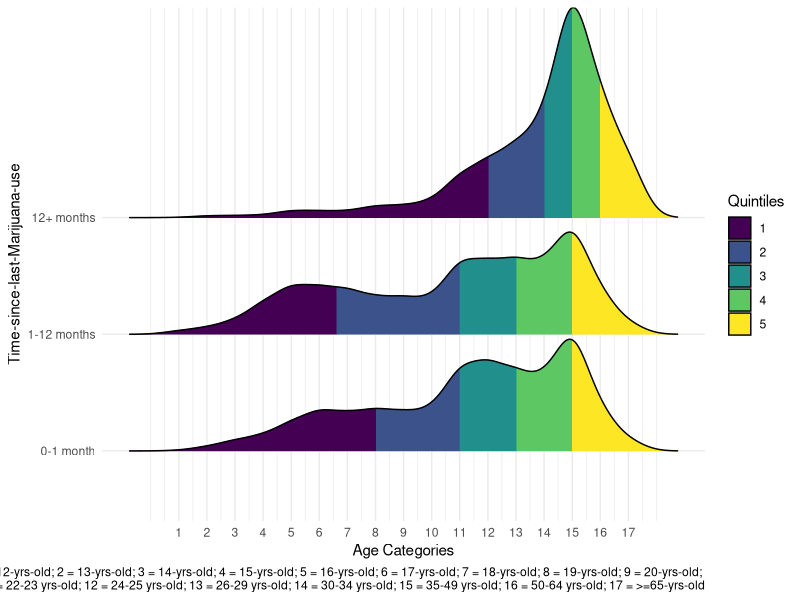
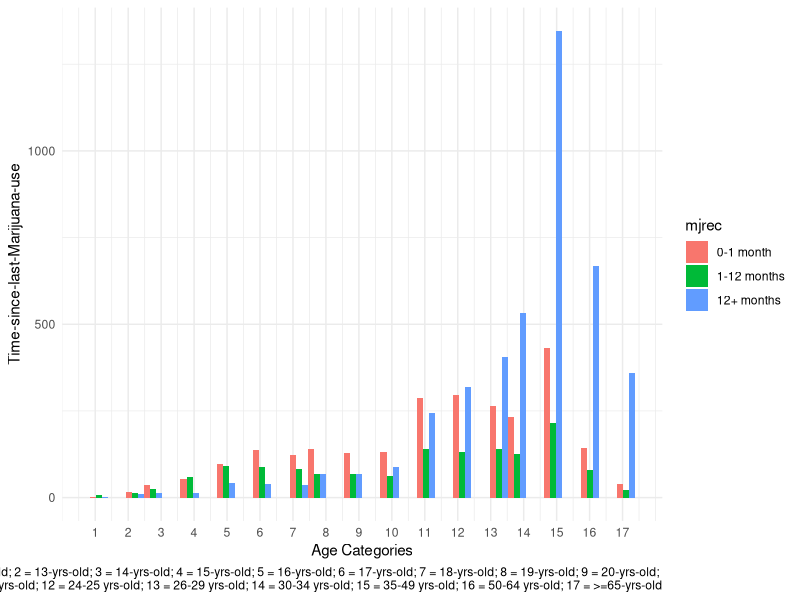

Recreate these plots in R, in order. (Note: this script raises an error after producing the figures.)
## ---- chunk 1
library(tidyverse)
library(ggplot2)
library(ggridges)
## ---- chunk 2
nsduh_df = read_csv("data/nsduh_19.csv")

mari_df = nsduh_df %>%
  filter(mjrec == c("1", "2", "3")) %>%
  mutate(mjrec = recode(mjrec, "1" = "0-1 month",
                        "2" = "1-12 months",
                        "3" = "12+ months")) %>%
  group_by(mjrec)
## ---- chunk 3
mari_df %>% 
  ggplot(aes(x = age2, y = mjrec, fill = factor(stat(quantile)))) + 
  stat_density_ridges(geom = "density_ridges_gradient", calc_ecdf = TRUE, quantiles = 5, alpha = 0.5) +
  scale_fill_viridis_d(name = "Quintiles") + 
  theme_ridges() +
  labs(x = "Age Categories",
       y = "Time-since-last-Marijuana-use",
       caption = "In Age categories: 1 = 12-yrs-old; 2 = 13-yrs-old; 3 = 14-yrs-old; 4 = 15-yrs-old; 5 = 16-yrs-old; 6 = 17-yrs-old; 7 = 18-yrs-old; 8 = 19-yrs-old; 9 = 20-yrs-old; \n10 = 21-yrs-old; 11 = 22-23 yrs-old; 12 = 24-25 yrs-old; 13 = 26-29 yrs-old; 14 = 30-34 yrs-old; 15 = 35-49 yrs-old; 16 = 50-64 yrs-old; 17 = >=65-yrs-old") +
  scale_x_continuous(breaks = c(1,2,3,4,5,6,7,8,9,10,11,12,13,14,15,16,17))+
  theme_minimal()
## ---- chunk 4
mari_df %>% 
  ggplot(aes(x = age2, fill = mjrec)) +
  geom_histogram(position = "dodge") +
  labs(x = "Age Categories",
       y = "Time-since-last-Marijuana-use",
       caption = "In Age categories: 1 = 12-yrs-old; 2 = 13-yrs-old; 3 = 14-yrs-old; 4 = 15-yrs-old; 5 = 16-yrs-old; 6 = 17-yrs-old; 7 = 18-yrs-old; 8 = 19-yrs-old; 9 = 20-yrs-old; \n10 = 21-yrs-old; 11 = 22-23 yrs-old; 12 = 24-25 yrs-old; 13 = 26-29 yrs-old; 14 = 30-34 yrs-old; 15 = 35-49 yrs-old; 16 = 50-64 yrs-old; 17 = >=65-yrs-old") +
  scale_x_continuous(breaks = c(1,2,3,4,5,6,7,8,9,10,11,12,13,14,15,16,17))+
  theme_minimal()
## ---- chunk 5
raw_data = read_csv("data/nsduh_19.csv")

graph_fendi = raw_data %>% 
  filter(mr30est != 94 & mr30est != 97 & mr30est != 98 & mr30est != 99) %>% 
  mutate(mr30est = recode(mr30est, `91` = 0, `93` = 0))

graph_fendi =
  graph_fendi %>% 
  mutate(
    age_cat = ifelse(age2 == 1 | age2 == 2 | age2 == 3 | age2 == 4, "12 - 15",
                  ifelse(age2 == 5 | age2 == 6 | age2 == 7 | age2 == 8, "16 - 19",
                      ifelse(age2 == 9 | age2 == 10 | age2 == 11 | age2 == 12, "20 - 25",
                           ifelse(age2 == 13, "26 - 29", 
                                ifelse(age2 == 14, "30 - 34", 
                                   ifelse(age2 == 15, "35 - 49", 
                                      ifelse(age2 == 16, "50 - 64", "older_than_65" )
                                      )))))),
    days30 = ifelse(mr30est == 1, runif(1, min = 1, max = 2),
                ifelse(mr30est == 2, runif(1, min = 3, max = 5),
                   ifelse(mr30est == 3, runif(1, min = 6, max = 9),
                      ifelse(mr30est == 4, runif(1, min = 10, max = 19),
                         ifelse(mr30est == 5, runif(1, min = 20, max = 29),
                            ifelse(mr30est == 6, 30, 0)))))),
    use30 = ifelse( mr30est == 1 | mr30est == 2 | mr30est == 3 |
                      mr30est == 4 | mr30est == 5 | mr30est == 6, 1, 0),
    youth_dpr = ifelse(ymdeyr == 1, 1 ,
                       ifelse(ymdeyr == 2, 0, NA)),
    adult_dpr = ifelse(amdeyr == 1, 1 ,
                       ifelse(amdeyr == 2, 0, NA))
    )  

## ---- chunk 6
  graph_fendi %>% 
    group_by(age_cat) %>% 
    summarise(days = sum(days30)) %>% 
    knitr::kable(digits = 0)
## ---- chunk 7
graph_fendi %>%
    filter(days30 != 0) %>% 
    ggplot(aes(x = age_cat, y = days30)) +
    geom_boxplot(aes(fill = age_cat), alpha = .5) +
  labs(x = "Age(years)", y = "Number of Days") +
  theme(plot.title = element_text(hjust = 0.5)) +
  theme_minimal()

  
  
## ---- chunk 8
graph_fendi %>% 
  mutate(coutyp4 = as.character(coutyp4),
    coutyp4 = recode(coutyp4, 
                     "1" = "Large Metro", "2" = "Small Metro", "3" = "Nonmetro"),
    coutyp4 = fct_relevel(coutyp4, "Large Metro", "Small Metro", "Nonmetro")) %>% 
  group_by(coutyp4) %>% 
    summarise( used30_percent = round(sum(use30)/n()*100, 2)) %>% 
    ggplot(aes(x = coutyp4, y = used30_percent)) +
    geom_bar(stat = "identity", width = 0.5, fill = "steelblue") +
  geom_text(aes(label = used30_percent), vjust = 1.6, color = "white", size = 3.5) +
  labs(x = "Metro Area", y = "Percentage(%)") +
  theme(plot.title = element_text(hjust = 0.5)) +
  theme_minimal()
## ---- chunk 9
info_scatter = read_csv("data/nsduh_19.csv")
## ---- chunk 10
info_scatterplot = info_scatter %>%
  filter(irmjage != 991) %>%
  group_by(irmjage) %>%
  summarise(number_people = n()) %>%
  ggplot(aes(x = irmjage, y = number_people)) +
  geom_point() +
  geom_smooth() +
  labs(x = "Age of first used marijuana", y = "Frequency(number of people)",
       title = "Age When First Used among people who used MARIJUANA/HASHISH") +
  theme_minimal()
  

info_scatterplot   
## ---- chunk 11
graph_fendi %>% 
  mutate(coutyp4 = as.character(coutyp4),
    coutyp4 = recode(coutyp4, 
                     "1" = "Large Metro", "2" = "Small Metro", "3" = "Nonmetro"),
    coutyp4 = fct_relevel(coutyp4, "Large Metro", "Small Metro", "Nonmetro")) %>% 
  group_by(coutyp4) %>% 
    summarise( youth = round(sum(youth_dpr, na.rm=TRUE)/n()*100, 2),
               adult = round(sum(adult_dpr, na.rm=TRUE)/n()*100, 2)) %>% 
  pivot_longer(
    youth:adult,
    names_to = "age_group",
    values_to = "dpr_percent"
  ) %>% 
  ggplot(aes(x = coutyp4, y = dpr_percent, fill = age_group)) +
    geom_bar(stat = "identity", width = 0.5, position = "dodge") + 
    labs(title = "Percentage of Individuals Having Depression By Metro Area",
         x = "Metro Area", y = "Percentage(%)") +
    theme(plot.title = element_text(hjust = 0.5)) +
    theme_minimal()


## ---- chunk 12
data = read_csv("./data/nsduh_19.csv")
reg = data %>% 
  mutate(amdeyr = as.factor(amdeyr),
         amdeyr = fct_relevel(amdeyr, "2"),
         ymdeyr = as.factor(ymdeyr),
         ymdeyr = fct_relevel(ymdeyr, "2"),
         mrjmon = as.factor(mrjmon),
         mrjmon = fct_relevel(mrjmon, "0"),
         irsex = as.factor(irsex),
         newrace2 = as.factor(newrace2),
         eduhighcat = as.factor(eduhighcat),
         coutyp4 = as.factor(coutyp4),
         income = as.factor(income),
         irmarit = as.factor(irmarit)
         )
## ---- chunk 13
data %>% 
  select(catag6, ymdeyr) %>% 
  drop_na(ymdeyr) %>% 
  mutate(ymdeyr = ifelse(ymdeyr == 2, 0, 1),
         catag6 = recode(catag6, "1" = "12-17 years old",
                         "2" = "18-25 years old",
                         "3" = "26-34 years old",
                         "4" = "35-49 years old",
                         "5" = "50-64 years old",
                         "6" = "65+ years old"
                         )) %>% 
  group_by(catag6) %>% 
  summarise(
    prevalence_of_past_year_depression = sum(ymdeyr, na.rm = TRUE) / n() * 100) %>% 
  knitr::kable(digits = 2)
## ---- chunk 14
data %>% 
  select(irsex, ymdeyr) %>% 
  drop_na(ymdeyr) %>% 
  mutate(ymdeyr = ifelse(ymdeyr == 2, 0, 1),
         irsex = recode(irsex, "1" = "Male",
                         "2" = "Female")) %>% 
  group_by(irsex) %>% 
  summarise(
    prevalence_of_past_year_depression = sum(ymdeyr, na.rm = TRUE) / n() * 100) %>% 
  knitr::kable(digits = 2)
## ---- chunk 15
data %>% 
  select(newrace2, ymdeyr) %>% 
  drop_na(ymdeyr) %>% 
  mutate(ymdeyr = ifelse(ymdeyr == 2, 0, 1),
         newrace2 = recode(newrace2, "1" = "NonHisp White",
                         "2" = "NonHisp Black",
                         "3" = "NonHisp Native Am",
                         "4" = "NonHisp Native HI",
                         "5" = "NonHisp Asian",
                         "6" = "NonHisp more than one race",
                         "7" = "Hispanic"
                         )) %>% 
  group_by(newrace2) %>% 
  summarise(
    prevalence_of_past_year_depression = sum(ymdeyr, na.rm = TRUE) / n() * 100) %>% 
  knitr::kable(digits = 2)
## ---- chunk 16
data %>% 
  select(income, ymdeyr) %>% 
  drop_na(ymdeyr) %>% 
  mutate(ymdeyr = ifelse(ymdeyr == 2, 0, 1),
         income = recode(income, "1" = "Less than $20,000",
                         "2" = "$20,000 - $49,999",
                         "3" = "$50,000 - $74,999",
                         "4" = "$75,000 or More"
                         )) %>% 
  group_by(income) %>% 
  summarise(
    prevalence_of_past_year_depression = sum(ymdeyr, na.rm = TRUE) / n() * 100) %>% 
  knitr::kable(digits = 2)
## ---- chunk 17
data %>% 
  select(catag6, amdeyr) %>% 
  drop_na(amdeyr) %>% 
  mutate(amdeyr = ifelse(amdeyr == 2, 0, 1),
         catag6 = recode(catag6, "1" = "12-17 years old",
                         "2" = "18-25 years old",
                         "3" = "26-34 years old",
                         "4" = "35-49 years old",
                         "5" = "50-64 years old",
                         "6" = "65+ years old"
                         )) %>% 
  group_by(catag6) %>% 
  summarise(
    prevalence_of_past_year_depression = sum(amdeyr, na.rm = TRUE) / n() * 100) %>% 
  knitr::kable(digits = 2)
## ---- chunk 18
data %>% 
  select(irsex, amdeyr) %>% 
  drop_na(amdeyr) %>% 
  mutate(amdeyr = ifelse(amdeyr == 2, 0, 1),
         irsex = recode(irsex, "1" = "Male",
                         "2" = "Female")) %>% 
  group_by(irsex) %>% 
  summarise(
    prevalence_of_past_year_depression = sum(amdeyr, na.rm = TRUE) / n() * 100) %>% 
  knitr::kable(digits = 2)
## ---- chunk 19
data %>% 
  select(newrace2, amdeyr) %>% 
  drop_na(amdeyr) %>% 
  mutate(amdeyr = ifelse(amdeyr == 2, 0, 1),
         newrace2 = recode(newrace2, "1" = "NonHisp White",
                         "2" = "NonHisp Black",
                         "3" = "NonHisp Native Am",
                         "4" = "NonHisp Native HI",
                         "5" = "NonHisp Asian",
                         "6" = "NonHisp more than one race",
                         "7" = "Hispanic"
                         )) %>% 
  group_by(newrace2) %>% 
  summarise(
    prevalence_of_past_year_depression = sum(amdeyr, na.rm = TRUE) / n() * 100) %>% 
  knitr::kable(digits = 2)
## ---- chunk 20
data %>% 
  select(eduhighcat, amdeyr) %>% 
  drop_na(amdeyr) %>% 
  mutate(amdeyr = ifelse(amdeyr == 2, 0, 1),
         eduhighcat = recode(eduhighcat, "1" = "Less high school",
                         "2" = "High school grad",
                         "3" = "Some coll/Assoc",
                         "4" = "College graduate"
                         )) %>% 
  group_by(eduhighcat) %>% 
  summarise(
    prevalence_of_past_year_depression = sum(amdeyr, na.rm = TRUE) / n() * 100) %>% 
  knitr::kable(digits = 2)
## ---- chunk 21
data %>% 
  select(income, amdeyr) %>% 
  drop_na(amdeyr) %>% 
  mutate(amdeyr = ifelse(amdeyr == 2, 0, 1),
         income = recode(income, "1" = "Less than $20,000",
                         "2" = "$20,000 - $49,999",
                         "3" = "$50,000 - $74,999",
                         "4" = "$75,000 or More"
                         )) %>% 
  group_by(income) %>% 
  summarise(
    prevalence_of_past_year_depression = sum(amdeyr, na.rm = TRUE) / n() * 100) %>% 
  knitr::kable(digits = 2)
## ---- chunk 22
data %>% 
  select(irmarit, amdeyr) %>% 
  drop_na(amdeyr) %>% 
  mutate(amdeyr = ifelse(amdeyr == 2, 0, 1),
         irmarit = recode(irmarit, "1" = "Married",
                         "2" = "Widowed",
                         "3" = "Divorced or Separated",
                         "4" = "Never Been Married"
                         )) %>% 
  group_by(irmarit) %>% 
  summarise(
    prevalence_of_past_year_depression = sum(amdeyr, na.rm = TRUE) / n() * 100) %>% 
  knitr::kable(digits = 2)
## ---- chunk 23
reg %>% 
  glm(ymdeyr ~ mrjmon + catag6 + irsex + newrace2 + coutyp4, data = ., family = binomial()) %>% 
  broom::tidy() %>% 
  mutate(OR = exp(estimate),
         conf.low = exp((estimate - 1.96 * std.error)),
         conf.high = exp((estimate + 1.96 * std.error))
         ) %>%
  filter(term == "mrjmon1") %>% 
  select(term, OR, conf.low, conf.high) %>% 
  knitr::kable(digits = 3)
## ---- chunk 24
reg %>% 
  glm(ymdeyr ~ mrjmon + catag6 + irsex + newrace2 + coutyp4, data = ., family = binomial()) %>% 
  broom::tidy() %>% 
  filter(term == "mrjmon1") %>% 
  select(term, statistic, p.value) %>% 
  knitr::kable(digits = 4)
## ---- chunk 25
reg %>% 
  glm(amdeyr ~ mrjmon + catag6 + irsex + newrace2 + eduhighcat + coutyp4 + income + irmarit, data = ., family = binomial()) %>% 
  broom::tidy() %>% 
  mutate(OR = exp(estimate),
         conf.low = exp((estimate - 1.96 * std.error)),
         conf.high = exp((estimate + 1.96 * std.error))
         ) %>%
  filter(term == "mrjmon1") %>% 
  select(term, OR, conf.low, conf.high) %>% 
  knitr::kable(digits = 3)
## ---- chunk 26
reg %>% 
  glm(amdeyr ~ mrjmon + catag6 + irsex + newrace2 + eduhighcat + coutyp4 + income + irmarit, data = ., family = binomial()) %>% 
  broom::tidy() %>% 
  filter(term == "mrjmon1") %>% 
  select(term, statistic, p.value) %>% 
  knitr::kable(digits = 4)
